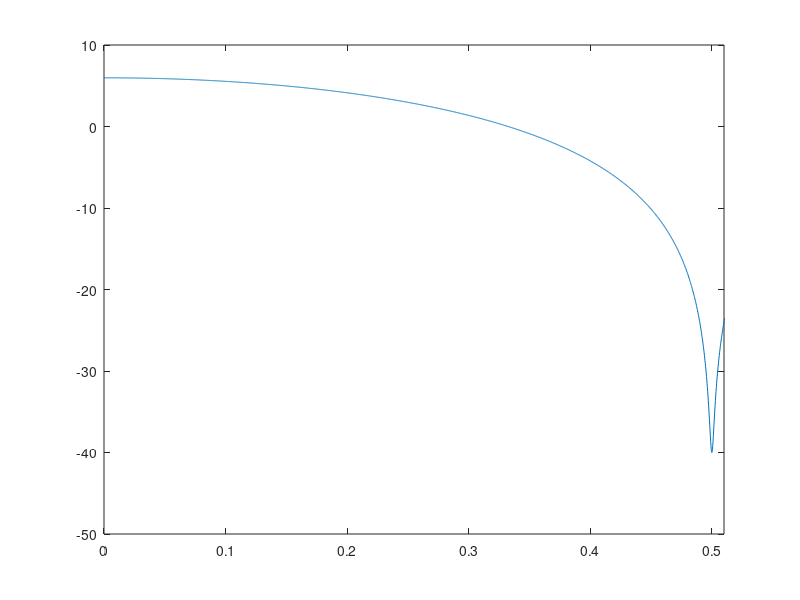

Reproduce this figure in MATLAB.
clear all
close all 

a1=0.99;
fc=1;
Ts=1/fc; 
winsize=4096;
binsize=fc/winsize;
F=[0:binsize:fc-binsize];
W=F*2*pi;
size(F)
size(W)
M=sqrt(1+2*a1*cos(W)+a1^2);
MdB=20*log10(M);
plot(F, MdB);
axis([0 0.51])
